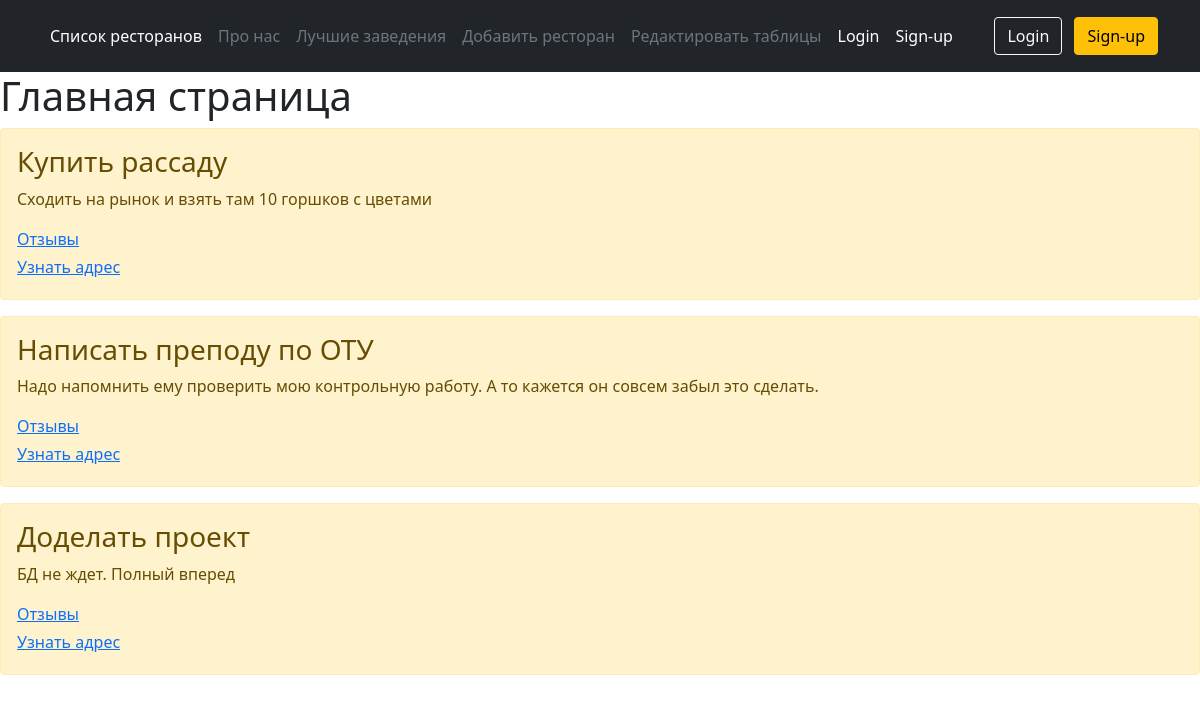
The app's page /, older data.
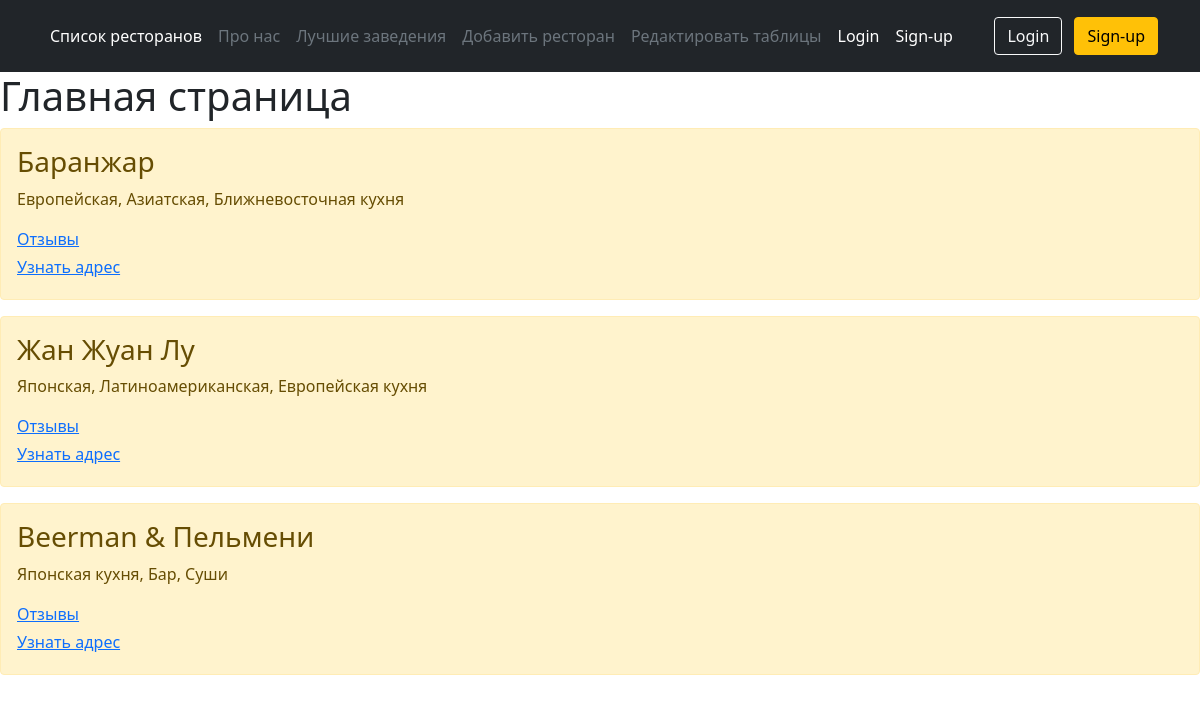
The same page, newer data.
### main/models.py (models this page shows, shortened)
class Task(models.Model):
    title = models.CharField('Название', max_length=50)
    task = models.TextField('Описание')
    class Meta:
        verbose_name = 'Ресторан'
        verbose_name_plural = 'Рестораны'

### main/views.py (the view)
# urls.py: path('', views.index, name='home'),
def index(request):
    tasks = Task.objects.order_by('-id')
    return render(request, 'main/index.html', {'title': 'Главная страница сайта', 'tasks': tasks})

### main/templates/main/index.html (shortened to what this page needs)
{% extends 'main/base.html'%}
{% block content%}
<h1>Главная страница</h1>
    {% if tasks %}
        {% for elem in tasks %}
            <div class = "alert alert-warning mt-2">
                <h3>{{ elem.title }}</h3>
                <p>{{ elem.task}}</p>
                <li class="d-flex align-items-start mb-1"><a href="{% url 'about'%}">Отзывы</a></li>
                <li class="d-flex align-items-start mb-1"><a href="{% url 'about'%}">Узнать адрес</a></li>
            </div>
        {% endfor %}
    {% else %}
        <p>У нас нет записей</p>
    {% endif %}
{% endblock %}

### main/templates/main/base.html (shortened to what this page needs)
<!doctype html>
<html lang="ru">
<head>
    <link rel="stylesheet" href="https://cdn.jsdelivr.net/npm/bootstrap@5.1.3/dist/css/bootstrap.min.css">
</head>
<body>
<header class="p-3 bg-dark text-white">
    <div class="container">
      <div class="d-flex flex-wrap align-items-center justify-content-center justify-content-lg-start">
        <ul class="nav col-12 col-lg-auto me-lg-auto mb-2 justify-content-center mb-md-0">
          <li><a href="{% url 'home'%}" class="nav-link px-2 text-white">Список ресторанов</a></li>
          <li><a href="{% url 'about'%}" class="nav-link px-2 text-secondary">Про нас</a></li>
            <li><a href="{% url 'grade'%}" class="nav-link px-2 text-secondary">Лучшие заведения</a></li>
            <li><a href="{% url 'create'%}" class="nav-link px-2 text-secondary">Добавить ресторан</a></li>
            <li><a href="{% url 'admin'%}" class="nav-link px-2 text-secondary">Редактировать таблицы</a></li>
            <li><a href="{% url 'login'%}" class="nav-link px-2 text-white">Login</a></li>
            <li><a href="{% url 'register'%}" class="nav-link px-2 text-white">Sign-up</a></li>
        </ul>
        <div class="text-end">
          <button type="button" class="btn btn-outline-light me-2">Login</button>
          <button type="button" class="btn btn-warning">Sign-up</button>
        </div>
      </div>
    </div>
  </header>
    {% block content%}{% endblock %}
</body>
</html>

Row changes from the older to the newer data that the page shows:
removed Task: title "Купить рассаду", task "Сходить на рынок и взять там 10 горшков с цветами"
removed Task: title "Написать преподу по ОТУ", task "Надо напомнить ему проверить мою контрольную работу. А то кажется он совсем забыл это сделать."
removed Task: title "Доделать проект", task "БД не ждет. Полный вперед"
added Task: title "Баранжар", task "Европейская, Азиатская, Ближневосточная кухня"
added Task: title "Жан Жуан Лу", task "Японская, Латиноамериканская, Европейская кухня"
added Task: title "Beerman & Пельмени", task "Японская кухня, Бар, Суши"
